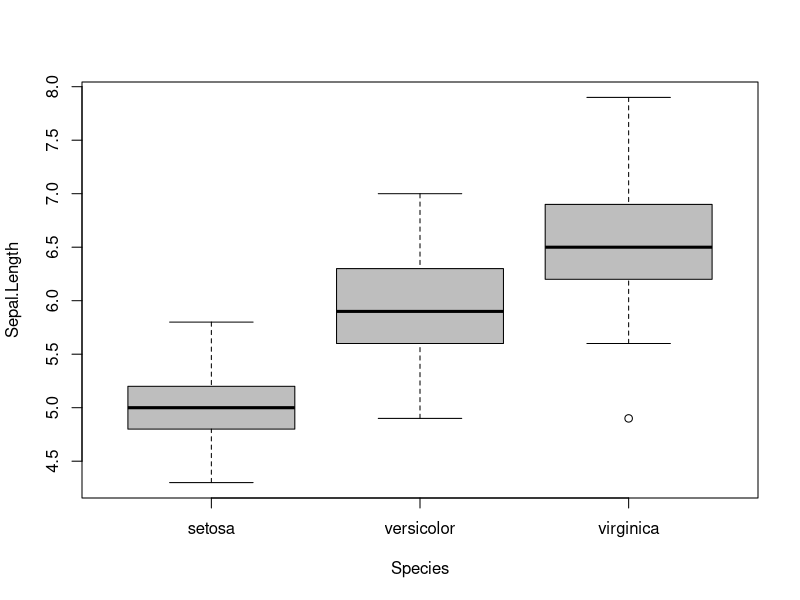
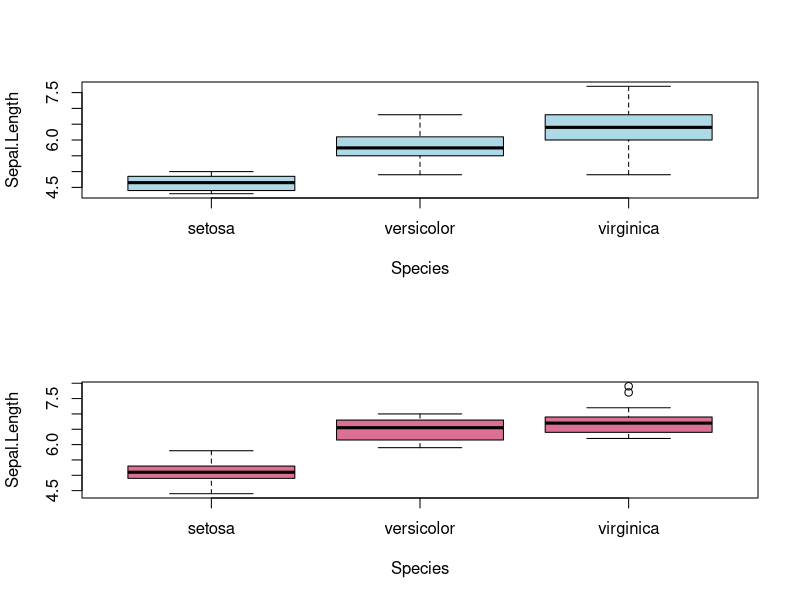
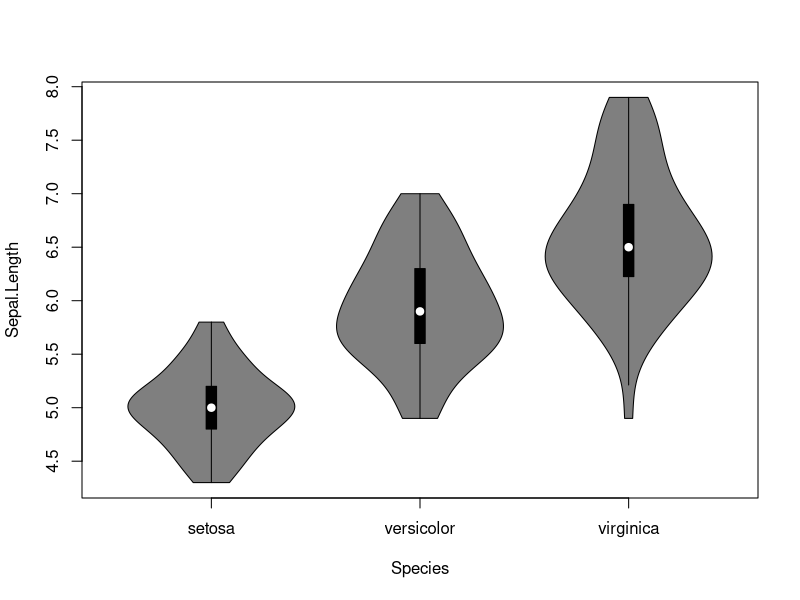
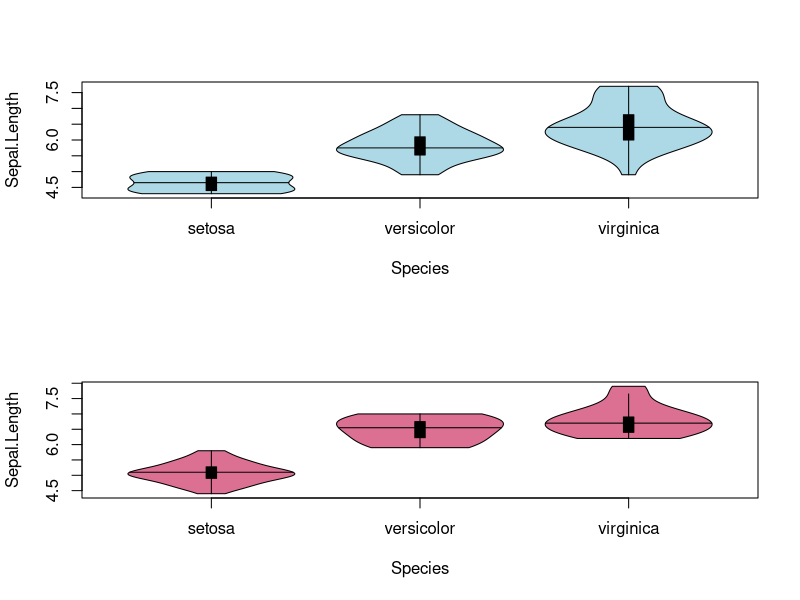
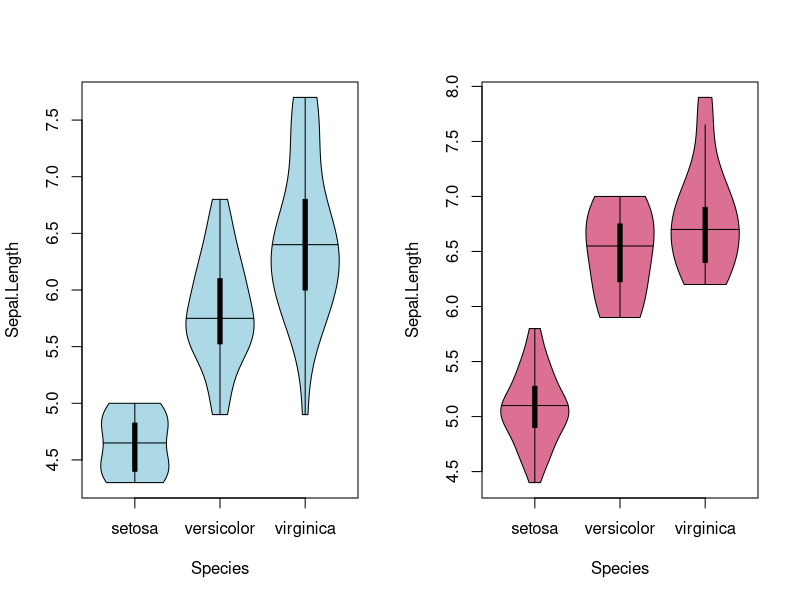
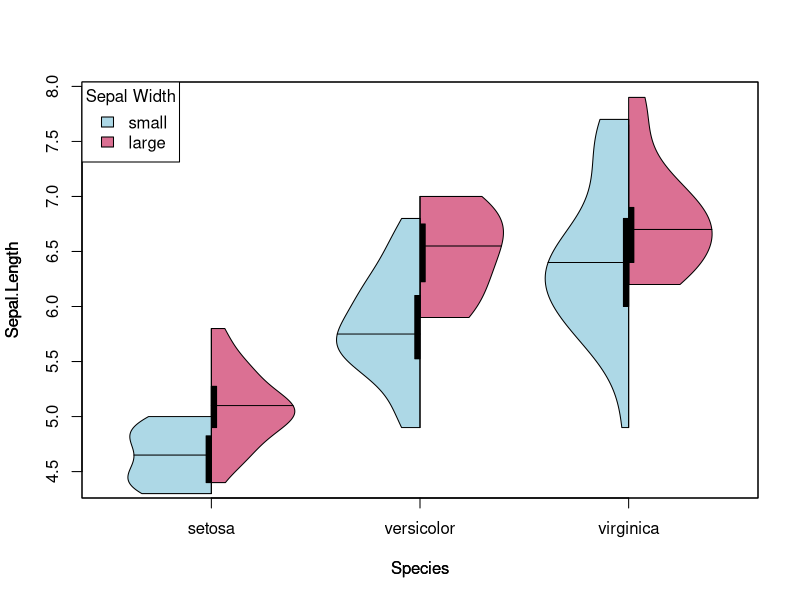
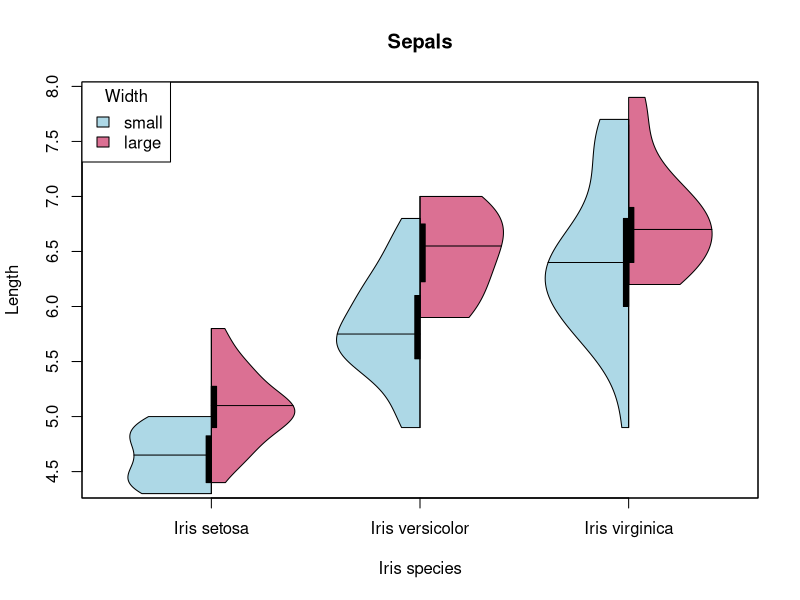
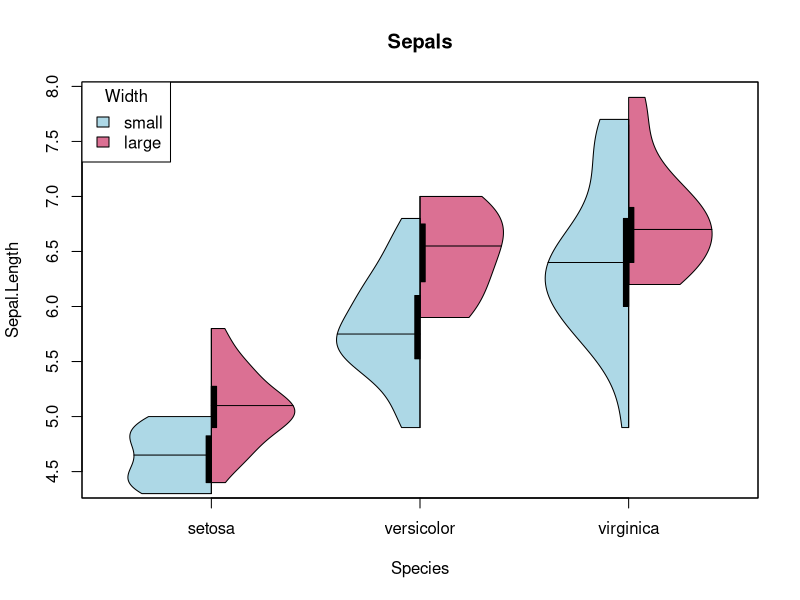

Recreate these plots in R, in order.
## ---- chunk 1
library("vioplot")
## ---- chunk 2
data(iris)
summary(iris$Sepal.Width)
table(iris$Sepal.Width > mean(iris$Sepal.Width))
iris_large <- iris[iris$Sepal.Width > mean(iris$Sepal.Width), ]
iris_small <- iris[iris$Sepal.Width <= mean(iris$Sepal.Width), ]
## ---- chunk 3
boxplot(Sepal.Length~Species, data=iris, col="grey")
## ---- chunk 4
{
  par(mfrow=c(2,1))
boxplot(Sepal.Length~Species, data=iris_small, col = "lightblue")
boxplot(Sepal.Length~Species, data=iris_large, col = "palevioletred")
par(mfrow=c(1,1))
}
## ---- chunk 5
vioplot(Sepal.Length~Species, data=iris)
## ---- chunk 6
{
  par(mfrow=c(2,1))
vioplot(Sepal.Length~Species, data=iris_small, col = "lightblue", plotCentre = "line")
vioplot(Sepal.Length~Species, data=iris_large, col = "palevioletred", plotCentre = "line")
par(mfrow=c(1,1))
}
## ---- chunk 7
{
  par(mfrow=c(1,2))
vioplot(Sepal.Length~Species, data=iris_small, col = "lightblue", plotCentre = "line")
vioplot(Sepal.Length~Species, data=iris_large, col = "palevioletred", plotCentre = "line")
par(mfrow=c(1,1))
}
## ---- chunk 8
vioplot(Sepal.Length~Species, data=iris_large, col = "palevioletred", plotCentre = "line", side = "right")
vioplot(Sepal.Length~Species, data=iris_small, col = "lightblue", plotCentre = "line", side = "left", add = T)
title(xlab = "Species", ylab = "Sepal Length")
legend("topleft", fill = c("lightblue", "palevioletred"), legend = c("small", "large"), title = "Sepal Width")
## ---- chunk 9
vioplot(Sepal.Length~Species, data=iris_large, col = "palevioletred", plotCentre = "line", side = "right", xlab = "Iris species", ylab = "Length", main = "Sepals", names=paste("Iris", levels(iris$Species)))
vioplot(Sepal.Length~Species, data=iris_small, col = "lightblue", plotCentre = "line", side = "left", add = T)
legend("topleft", fill = c("lightblue", "palevioletred"), legend = c("small", "large"), title = "Width")
## ---- chunk 10
vioplot(Sepal.Length~Species, data=iris_large, col = "palevioletred", plotCentre = "line", side = "right")
vioplot(Sepal.Length~Species, data=iris_small, col = "lightblue", plotCentre = "line", side = "left", add = T, xlab = "Iris species", ylab = "Length", main = "Sepals", names=paste("Iris", levels(iris$Species)))
legend("topleft", fill = c("lightblue", "palevioletred"), legend = c("small", "large"), title = "Width")
## ---- chunk 11
vioplot(Sepal.Length~Species, data=iris_large, col = "palevioletred", plotCentre = "point", side = "right", pchMed = 21, colMed = "palevioletred4", colMed2 = "palevioletred2")
vioplot(Sepal.Length~Species, data=iris_small, col = "lightblue", plotCentre = "point", side = "left", pchMed = 21, colMed = "lightblue4", colMed2 = "lightblue2", add = T)
title(xlab = "Species", ylab = "Sepal Length")
legend("topleft", fill = c("lightblue", "palevioletred"), legend = c("small", "large"), title = "Sepal Width")
## ---- chunk 12
vioplot(Sepal.Length~Species, data=iris_large, col = "palevioletred", plotCentre = "point", side = "right", pchMed = 21, colMed = "palevioletred4", colMed2 = "palevioletred2")
vioplot(Sepal.Length~Species, data=iris_small, col = "lightblue", plotCentre = "point", side = "left", pchMed = 21, colMed = "lightblue4", colMed2 = "lightblue2", add = T)
points(1:length(levels(iris$Species)), as.numeric(sapply(levels(iris$Species), function(species) median(iris_large[grep(species, iris_large$Species),]$Sepal.Length))), pch = 21, col = "palevioletred4", bg = "palevioletred2")
title(xlab = "Species", ylab = "Sepal Length")
legend("topleft", fill = c("lightblue", "palevioletred"), legend = c("small", "large"), title = "Sepal Width")
## ---- chunk 13
vioplot(Sepal.Length~Species, data=iris_large, col = "palevioletred", plotCentre = "line", side = "right", pchMed = 21, colMed = "palevioletred4", colMed2 = "palevioletred2")
vioplot(Sepal.Length~Species, data=iris_small, col = "lightblue", plotCentre = "line", side = "left", pchMed = 21, colMed = "lightblue4", colMed2 = "lightblue2", add = T)
points(1:length(levels(iris$Species)), as.numeric(sapply(levels(iris$Species), function(species) median(iris_large[grep(species, iris_large$Species),]$Sepal.Length))), pch = 21, col = "palevioletred4", bg = "palevioletred2")
points(1:length(levels(iris$Species)), as.numeric(sapply(levels(iris$Species), function(species) median(iris_small[grep(species, iris_small$Species),]$Sepal.Length))), pch = 21, col = "lightblue4", bg = "lightblue2")
title(xlab = "Species", ylab = "Sepal Length")
legend("topleft", fill = c("lightblue", "palevioletred"), legend = c("small", "large"), title = "Sepal Width")
## ---- chunk 14
# add outliers to demo data
iris2 <- iris
iris2 <- rbind(iris2, c(7, 1, 0, 0, "setosa"))
iris2 <- rbind(iris2, c(1, 10, 0, 0, "setosa"))
iris2 <- rbind(iris2, c(9, 2, 0, 0, "versicolor"))
iris2 <- rbind(iris2, c(2, 12, 0, 0, "versicolor"))
iris2 <- rbind(iris2, c(10, 1, 0, 0, "virginica"))
iris2 <- rbind(iris2, c(12, 7, 0, 0, "virginica"))
iris2$Species <- factor(iris2$Species)
iris2$Sepal.Length <- as.numeric(iris2$Sepal.Length)
iris2$Sepal.Width <- as.numeric(iris2$Sepal.Width)
table(iris2$Species)
## ---- chunk 15
data(iris)
summary(iris2$Sepal.Width)
table(iris2$Sepal.Width > mean(iris2$Sepal.Width))
iris_large <- iris2[iris2$Sepal.Width > mean(iris2$Sepal.Width), ]
iris_small <- iris2[iris2$Sepal.Width <= mean(iris2$Sepal.Width), ]

attach(iris_large)
vioplot(Sepal.Length~Species, data=iris_large, plotCentre = "line", side = "right", col=c("lightgreen", "lightblue", "palevioletred"), ylim = c(min(iris2$Sepal.Length) * 0.9, max(iris2$Sepal.Length) * 1.1),
        names=c("setosa", "versicolor", "virginica"))
Sepal.medians <- sapply(unique(Species), function(sp) median(iris_large$Sepal.Length[Species == sp]))
# highlights medians
points(x = c(1:length(Sepal.medians)), y = Sepal.medians, pch = 21, cex = 1.25, lwd = 2,
       col = "white", bg = c("forestgreen", "lightblue4", "palevioletred4"))
# plots outliers above 2 SD
add_outliers(unlist(iris_large$Sepal.Length), iris2$Species, cutoff = 2,
             col = c("palegreen3", "lightblue3", "palevioletred3"), bars = "grey85", lwd = 2,
             fill = "grey85")
legend("bottomright", legend=c("setosa", "versicolor", "virginica"),
       fill=c("palegreen3", "lightblue3", "palevioletred3"), cex = 0.6)
add_labels(unlist(iris2$Sepal.Length), iris2$Species, height = 0.5, cex = 0.8)

attach(iris_small)
vioplot(Sepal.Length~Species, data=iris_small, plotCentre = "line", side = "left", add = T, col=c("palegreen1", "lightblue1", "palevioletred1"), ylim = c(min(Sepal.Length) * 0.9, max(Sepal.Length) * 1.1),
        names=c("setosa", "versicolor", "virginica"))


Sepal.medians <- sapply(unique(Species), function(sp) median(iris_small$Sepal.Length[Species == sp]))
# highlights medians
points(x = c(1:length(Sepal.medians)), y = Sepal.medians, pch = 21, cex = 1.25, lwd = 2,
       col = "white", bg = c("forestgreen", "lightblue4", "palevioletred4"))
# plots outliers above 2 SD
add_outliers(unlist(iris2$Sepal.Length), iris2$Species, cutoff = 2,
             col = c("palegreen3", "lightblue3", "palevioletred3"), bars = "grey85", lwd = 2,
             fill = "grey50")
legend("bottomright", legend=c("setosa", "versicolor", "virginica"),
       fill=c("lightgreen", "lightblue", "palevioletred"), cex = 0.6)
add_labels(unlist(iris2$Sepal.Length), iris2$Species, height = 0.5, cex = 0.8)

# add legend and titles
legend("topleft", fill = c("lightblue2", "lightblue3"), legend = c("small", "large"), title = "Sepal Width")
title(xlab = "Species", ylab = "Sepal Length")
